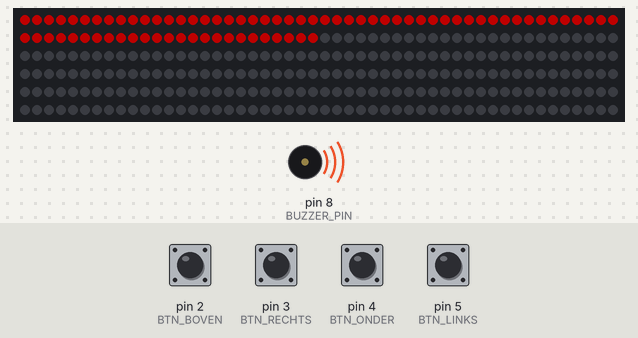
The sketch below on a simulated Arduino Uno, built with avr-gcc and run on an emulated ATmega328P. Parts: 300 RGB LEDs in strip order, left to right, continuing on the next row, buzzer (waves = sounding). Inputs (shaded band) come from the test bench; at power-on: pin 2 (BTN_BOVEN), pin 3 (BTN_RECHTS), pin 4 (BTN_ONDER), pin 5 (BTN_LINKS) HIGH. Dim RGB values are drawn brighter than linear; random numbers use the default seed unless the sketch sets one.

Above: at 2.4 s.
2.5 s: pin 3 (BTN_RECHTS) pulsed LOW 2 times (0.12 s each, 0.3 s apart)
At 5.9 s:
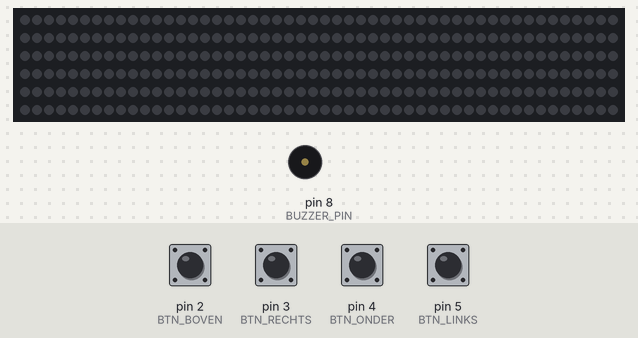
8.6 s: pin 5 (BTN_LINKS) pulled LOW for 0.15 s
At 10.2 s:
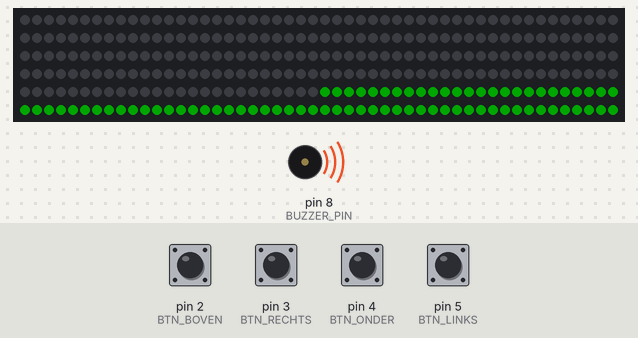
11.7 s: pin 2 (BTN_BOVEN) pulled LOW for 1 s
At 16.4 s:
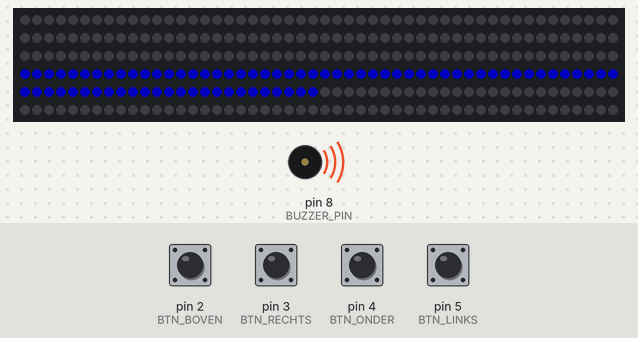
Timing chart, 0 to 18.2 s (numbered marks = the images above; inputs shaded):
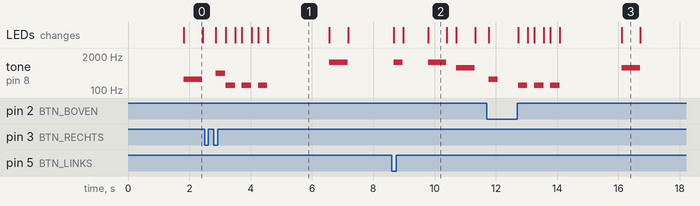

Measured:
- after the input at 2.5 s, tone on pin 8 (BUZZER_PIN): plays 440 Hz for 0.30 s, 150 Hz for 0.30 s, 150 Hz for 0.30 s, 150 Hz for 0.30 s, 1175 Hz for 0.60 s, starting after 0.37 s; the LEDs: first change after 0.37 s (image 1 shows a later state)
- after the input at 8.6 s, tone on pin 8 (BUZZER_PIN): plays 1175 Hz for 0.30 s, 1175 Hz for 0.60 s, 698 Hz for 0.60 s, starting after 0.06 s; the LEDs: change after 0.06 s (image 2)
- after the input at 11.7 s, tone on pin 8 (BUZZER_PIN): plays 262 Hz for 0.30 s, 150 Hz for 0.30 s, 150 Hz for 0.30 s, 150 Hz for 0.30 s, 698 Hz for 0.60 s, starting after 0.07 s; the LEDs: first change after 0.07 s (image 3 shows a later state)
- what the display in image 0 shows lasts 0.6 s, from 1.8 s to 2.4 s
- what the display in image 1 shows lasts 2.0 s, from 4.6 s to 6.6 s

The sketch:

ledstrip.ino
```cpp
#include <FastLED.h>

#define LED_PIN       6
#define NUM_LEDS      300
#define LEDS_PER_SIDE 75
#define BRIGHTNESS    80

#define BTN_BOVEN   2
#define BTN_RECHTS  3
#define BTN_ONDER   4
#define BTN_LINKS   5

#define BUZZER_PIN  8

#define BOVEN   0
#define RECHTS  1
#define ONDER   2
#define LINKS   3

#define MAX_ROUNDS   20
#define SHOW_DELAY   600
#define PAUSE_DELAY  300

CRGB leds[NUM_LEDS];

const CRGB kleur[4] = {
  CRGB::Red,
  CRGB::Yellow,
  CRGB::Blue,
  CRGB::Green
};

const int toon[4] = { 262, 440, 698, 1175 };
const uint8_t knop[4] = { BTN_BOVEN, BTN_RECHTS, BTN_ONDER, BTN_LINKS };

uint8_t reeks[MAX_ROUNDS];
uint8_t ronde = 0;

void zetZijdeAan(uint8_t richting, CRGB c) {
  FastLED.clear();
  int start = richting * LEDS_PER_SIDE;
  for (int i = start; i < start + LEDS_PER_SIDE; i++) leds[i] = c;
  FastLED.show();
}

void allesUit() {
  FastLED.clear();
  FastLED.show();
  // geen noTone hier, zodat loslaten knop geen geluid maakt
}

void knipperRood() {
  for (uint8_t k = 0; k < 3; k++) {
    fill_solid(leds, NUM_LEDS, CRGB::Red);
    FastLED.show();
    tone(BUZZER_PIN, 150);
    delay(300);
    noTone(BUZZER_PIN);
    FastLED.clear();
    FastLED.show();
    delay(200);
  }
}

// Toon reeks: LED + geluid
void speelKleur(uint8_t richting) {
  zetZijdeAan(richting, kleur[richting]);
  tone(BUZZER_PIN, toon[richting]);
  delay(SHOW_DELAY);
  noTone(BUZZER_PIN);
  allesUit();
  delay(PAUSE_DELAY);
}

uint8_t wachtInvoer() {
  // Wacht tot alle knoppen losgelaten zijn
  bool nogIngedrukt = true;
  while (nogIngedrukt) {
    nogIngedrukt = false;
    for (uint8_t i = 0; i < 4; i++) {
      if (digitalRead(knop[i]) == LOW) nogIngedrukt = true;
    }
    delay(10);
  }

  while (true) {
    for (uint8_t i = 0; i < 4; i++) {
      if (digitalRead(knop[i]) == LOW) {
        delay(50); // debounce
        // 1. LED aan
        zetZijdeAan(i, kleur[i]);
        // 2. Geluid aan
        tone(BUZZER_PIN, toon[i]);
        delay(300);
        // 3. Geluid uit — VOOR het loslaten
        noTone(BUZZER_PIN);
        // 4. Wacht op loslaten — buzzer is al stil, geen geluid mogelijk
        while (digitalRead(knop[i]) == LOW) delay(10);
        // 5. LED uit
        allesUit();
        return i;
      }
    }
    delay(10);
  }
}

void toonReeks() {
  delay(800);
  for (uint8_t i = 0; i <= ronde; i++) {
    speelKleur(reeks[i]);
  }
}

void gewonnen() {
  for (uint8_t d = 0; d < 4; d++) {
    zetZijdeAan(d, kleur[d]);
    tone(BUZZER_PIN, toon[d]);
    delay(300);
    noTone(BUZZER_PIN);
    allesUit();
    delay(100);
  }
  delay(2000);
}

void setup() {
  FastLED.addLeds<WS2812B, LED_PIN, GRB>(leds, NUM_LEDS);
  FastLED.setBrightness(BRIGHTNESS);
  pinMode(BTN_BOVEN,  INPUT_PULLUP);
  pinMode(BTN_RECHTS, INPUT_PULLUP);
  pinMode(BTN_ONDER,  INPUT_PULLUP);
  pinMode(BTN_LINKS,  INPUT_PULLUP);
  pinMode(BUZZER_PIN, OUTPUT);
  randomSeed(analogRead(A2));
  allesUit();
  delay(1000);
}

void loop() {
  reeks[ronde] = random(4);
  toonReeks();

  for (uint8_t i = 0; i <= ronde; i++) {
    uint8_t invoer = wachtInvoer();
    if (invoer != reeks[i]) {
      knipperRood();
      ronde = 0;
      delay(1000);
      return;
    }
  }

  ronde++;
  if (ronde >= MAX_ROUNDS) {
    gewonnen();
    ronde = 0;
  }
}
```
